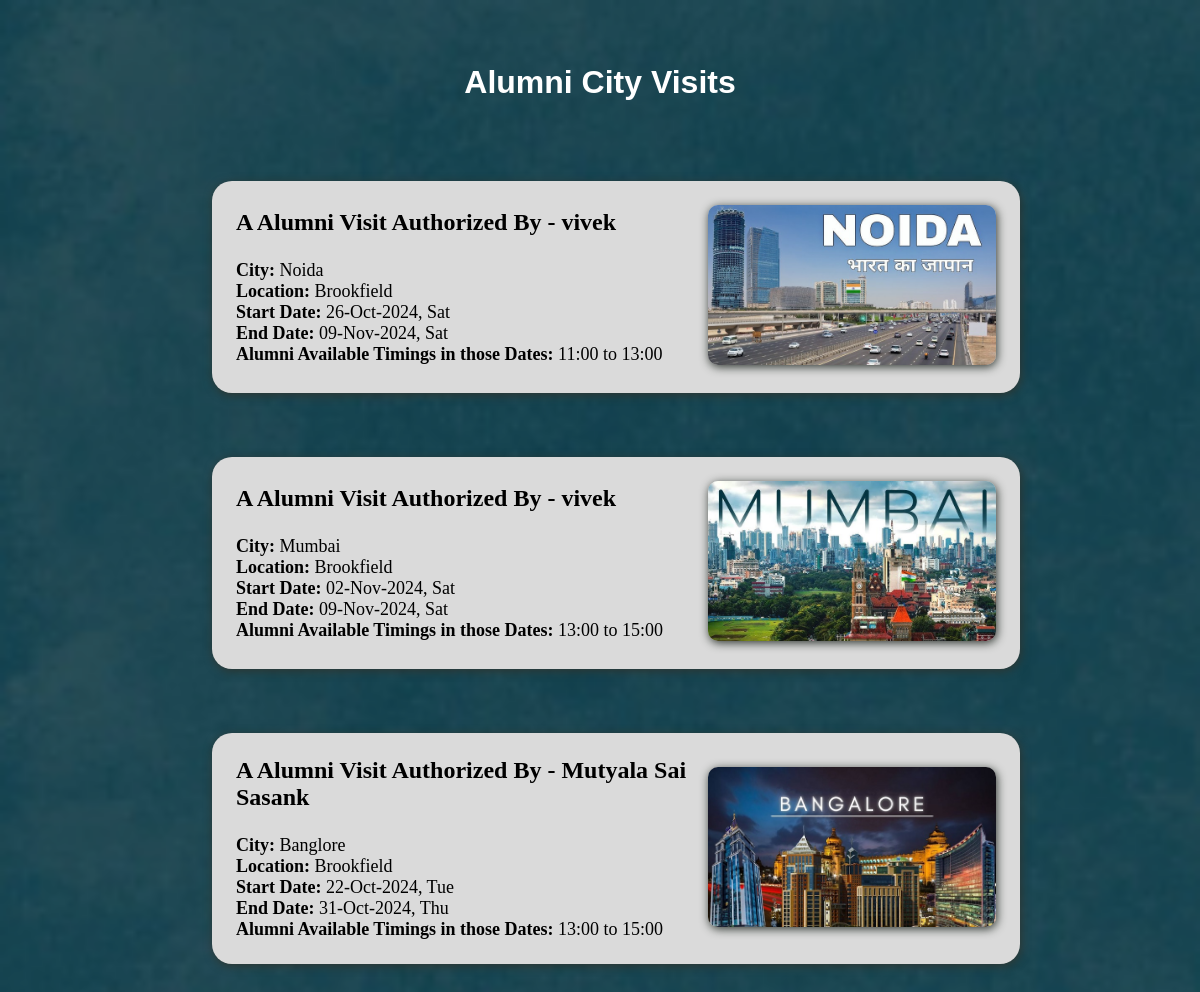
Page /studentalumnicity.php on the committed database.
### tables this page shows
CREATE TABLE `alumniCityVisit` (
  `id` int(11) NOT NULL,
  `alumniId` int(11) NOT NULL,
  `alumniName` varchar(255) NOT NULL,
  `city` varchar(255) NOT NULL,
  `alumniCityLocation` varchar(255) NOT NULL,
  `startDate` date NOT NULL,
  `endDate` date NOT NULL,
  `timing` varchar(255) NOT NULL
);

### studentalumnicity.php (the view, shortened to what this page needs)
<!DOCTYPE html>
<html lang="en">
<head>
    <link rel="stylesheet" href="studentalumnicity_3.css">
</head>
<body>
<h1>Alumni City Visits</h1>
    <div class="main--content">
        <div class="dashboard">
                <?php
                    require_once "connection.php";
                    $sql = "SELECT * FROM alumniCityVisit ORDER BY id DESC";
                    $rows_result = mysqli_query($conn, $sql);
                    foreach($rows_result as $row):
                        ?>
                            <div class="message">
                                <div class="matter">
                                    <h2>A Alumni Visit Authorized By - <?php echo $row['alumniName']?> </h2>
                                    <p><b>City:</b> <?php echo $row['city']?></p>
                                    <p><b>Location: </b><?php echo $row['alumniCityLocation']?></p>
                                    <p><b>Start Date: </b><?php
                                        $startDate = date("d-M-Y, D", strtotime($row['startDate']));
                                        echo $startDate;
                                    ?></p>
                                    <p><b>End Date: </b> <?php
                                        $endDate = date("d-M-Y, D", strtotime($row['endDate']));
                                        echo $endDate;
                                    ?></p>
                                    <p><b>Alumni Available Timings in those Dates: </b><?php echo $row['timing']?></p>
                                </div>
                                <div class="image">
                                <?php
                                        if($row['city']=="Banglore")
                                        {
                                            $path="banglore.jpg";
                                        }
                                        else if($row['city']=="Hyderabad")
                                        {
                                            $path="hyderabad.jpg";
                                        }
                                        else if($row['city']=="Chennai")
                                        {
                                            $path="chennai.jpg";
                                        }
                                        else if($row['city']=="Delhi")
                                        {
                                            $path="delhi.jpg";
                                        }
                                        else if($row['city']=="Kochi")
                                        {
                                            $path="kochi.jpg";
                                        }
                                        else if($row['city']=="Kolkata")
                                        {
                                            $path="kolkata.jpg";
                                        }
                                        else if($row['city']=="Mumbai")
                                        {
                                            $path="mumbai.jpg";
                                        }
                                        else if($row['city']=="Noida")
                                        {
                                            $path="noida.jpg";
                                        }
                                    ?>
                                <img src="Alumni_City_Images/<?php echo $path?>
                                ">
                                </div>
                            </div>
                        <?php
                        endforeach;
                ?>
            </div>
    </div>
</body>
</html>

### studentalumnicity_3.css (style rules this page uses)
* { margin: 0px; padding: 0px; }
body { display: flex; flex-direction: column; justify-content: center; align-items: center; width: 100%; height: 100%; background-image: url("Images/background-image.png"); background-size: cover; }
h1 { margin-top: 2em; color: #fff; font-family: Arial, Helvetica, sans-serif; }
.main--content { width: 70%; height: 80%; }
.dashboard { padding: 1em; border-radius: 10px; background: transparent; width: 100%; }
.message { margin: 4em 1em 1em 1em; padding: 1.5em; background: rgb(218, 218, 218); border-radius: 20px; box-shadow: #2f3630 1px 2px 10px 0px; display: flex; justify-content:space-between; align-items: center; }
.message h2 { text-align: left; margin-bottom:1em; }
.message p { font-size: 18px; }
.image img { width:18em; height: 10em; border-radius: 10px; box-shadow: #2f3630 1px 2px 10px 0px; }

### rows in the picture
alumnicityvisit: alumniName "vivek", city "Noida", alumniCityLocation "Brookfield", startDate "26-Oct-2024, Sat", endDate "09-Nov-2024, Sat", timing "11:00 to 13:00", shows a picture
alumnicityvisit: alumniName "vivek", city "Mumbai", alumniCityLocation "Brookfield", startDate "02-Nov-2024, Sat", endDate "09-Nov-2024, Sat", timing "13:00 to 15:00", shows a picture
alumnicityvisit: alumniName "Mutyala Sai Sasank", city "Banglore", alumniCityLocation "Brookfield", startDate "22-Oct-2024, Tue", endDate "31-Oct-2024, Thu", timing "13:00 to 15:00", shows a picture
